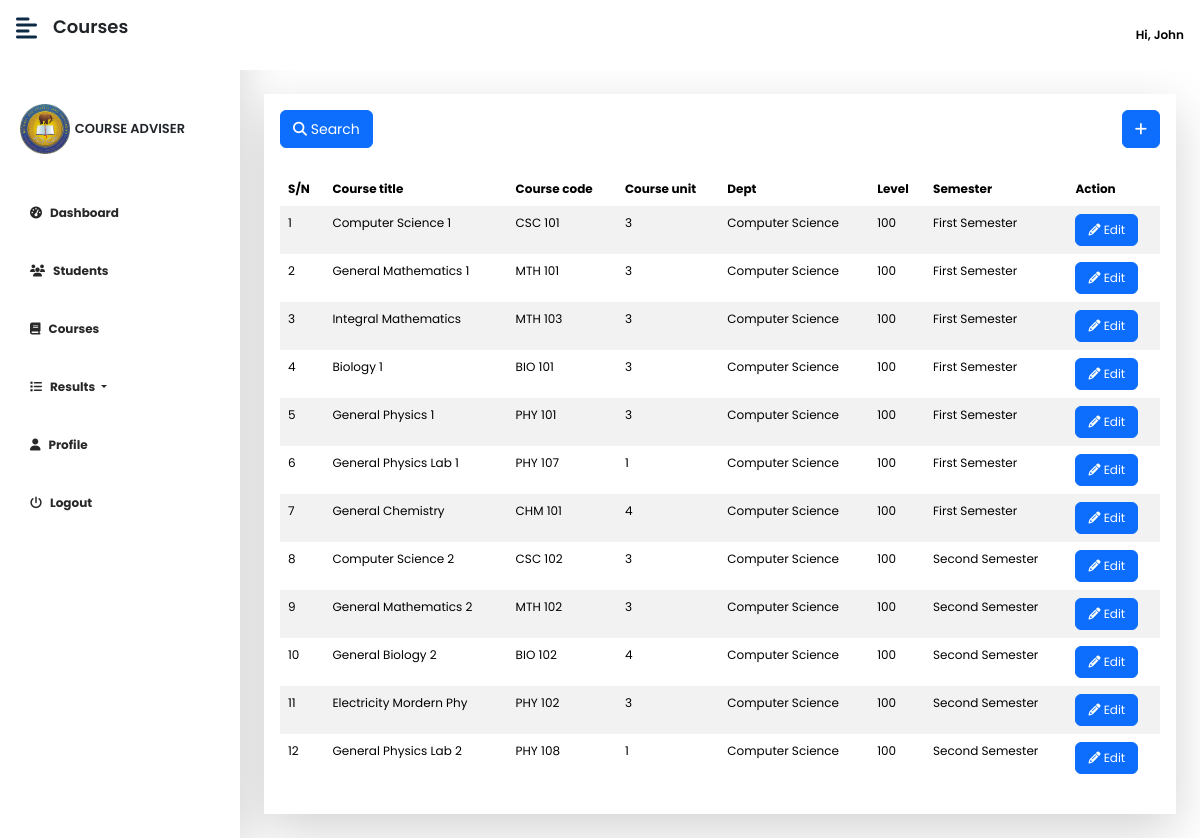
Screenshot of /course_adviser/view/courses (signed in) with the database file from the repository.
### tables this page shows
CREATE TABLE `course_advisor_tb` (
  `id` int(11) NOT NULL,
  `fname` text NOT NULL,
  `lname` text NOT NULL,
  `email` varchar(250) NOT NULL,
  `school_id` varchar(100) DEFAULT NULL,
  `faculty` varchar(200) NOT NULL,
  `password` longtext NOT NULL,
  `image` text DEFAULT NULL,
  `date` timestamp NOT NULL DEFAULT current_timestamp() ON UPDATE current_timestamp()
);

CREATE TABLE `courses_tb` (
  `id` int(11) NOT NULL,
  `course_title` varchar(200) NOT NULL,
  `course_code` varchar(100) NOT NULL,
  `course_unit` varchar(50) NOT NULL,
  `dept` varchar(200) NOT NULL,
  `faculty` varchar(200) NOT NULL,
  `level` varchar(100) NOT NULL,
  `semester` varchar(100) NOT NULL,
  `date` timestamp NOT NULL DEFAULT current_timestamp() ON UPDATE current_timestamp()
);

### course_adviser/view/courses.php (the view, shortened to what this page needs)
<?php
if(isset($_SESSION['courseAdvisorID'])) {
    require '../../configs/dbh.inc.php';
?>
<!DOCTYPE html>
<html lang="en">
<head>
    <?php include '../../includes/links&scripts.php'; ?>
</head>
<body >
<div class="d-flex" id="wrapper">
        <?php include 'includes/sidebar.php';?>
        <div id="page-content-wrapper">
        <nav class="navbar navbar-expand-lg navbar-light d-flex bg-white  fixed-top py-3 px-3" style="justify-content:space-between;">
               <div class="d-flex">
                    <div ><i class="fas fa-align-left fs-4 me-3"  style="color:#0d2a45ff;" id="menu-toggle"></i></div>
                    <div><p class="display-6" style="font-size: large;font-weight:600;">Courses</p></div>
               </div>
               <?php include 'includes/cousrseadvisornavbar.php';?>
            <div class="container-fluid px-4 py-4">
                <div class=" mt-3 shadow-lg " style="overflow:hidden">
                        <div class="p-3 bg-white   ">
                        <div>
                            <div class="d-flex" style="justify-content:space-between;">
                                <div><a href="#" class="btn btn-primary mb-4" style="color:#fff;" data-bs-toggle="modal" data-bs-target="#myModal"><small><i class="fa fa-search"></i> Search</small></a></div>
                                <div><a href="#" class="btn btn-primary mb-4" style="color:#fff;" data-bs-toggle="modal" data-bs-target="#courseAdd"><small><i class="fa fa-plus"></i></small></a></div>
                            </div>
                            <?php
                                $sql = "SELECT id, course_title, course_code, semester, course_unit, dept, level FROM courses_tb ORDER BY LEVEL, semester ASC";
                                $result = mysqli_query($con, $sql);
                                if(mysqli_num_rows($result) > 0) {
                                    $num = 1;
                            ?>
                            <div class="table-responsive">
                            <table class="table table-striped  table-borderless">
                                    <thead>
                                        <tr>
                                            <th scope="col">S/N</th>
                                            <th scope="col">Course title</th>
                                            <th scope="col">Course code</th>
                                            <th scope="col">Course unit</th>
                                            <th scope="col">Dept</th>
                                            <th scope="col">Level</th>
                                            <th scope="col">Semester</th>
                                            <th scope="col">Action</th>
                                        </tr>
                                    </thead>
                                    <tbody>
                                    <?php while($row = mysqli_fetch_assoc($result)) { ?>
                                            <tr>
                                        <td><?php echo $num++;?></td>
                                        <td><?php echo $row['course_title'];?></td>
                                        <td><?php echo $row['course_code'];?></td>
                                        <td><?php echo $row['course_unit'];?></td>
                                        <td><?php echo $row['dept'];?></td>
                                        <td><?php echo $row['level'];?></td>
                                        <td><?php echo $row['semester'];?></td>
                                        <td><a href="editcourse?id=<?php echo $row['id'];?>" class="btn btn-primary" style="font-size: 12px;"><i class="fa fa-pencil"></i> Edit</a></td>
                                    </tr>
                                    <?php } ?>
                                    </tbody>
                                    </table>
                                    </div>
                                <?php } else { ?>
                                    <div class="alert alert-danger" role="alert">
                                        Courses you added will show here
                                    </div>
                                <?php } ?>
                            </div>
                        </div>
                    </div>
                </div>
            </div>
        </div>
</body>
</html>
<?php } else {
    header("Location: index");
}
?>

### course_adviser/view/includes/cousrseadvisornavbar.php (shortened to what this page needs)
<?php
    $id = $_SESSION['courseAdvisorID'];
    $sql = "SELECT id, faculty, image, fname, lname, school_id, email FROM course_advisor_tb WHERE id = '{$id}'";
    $result = mysqli_query($con, $sql);
    $row = mysqli_fetch_assoc($result);
?>
<div class="d-flex" style="gap:1rem;align-items:center;">
                    <div>
                    <div class="dropdown">
                        <button id="dropbtn" onclick="dropdownFunction()" class="bg-white" style="font-weight:600"><i class="fa fa-user-o" style="font-size:large;"  ></i> Hi, <?php echo $row['fname'];?></button>
                    </div>
               </div>
            </nav>
            <br><br><br>

### assets/css/dashboard.css (style rules this page uses)
:root { --main-bg-color: #009d63!important; --main-text-color: #009d63!important; --second-text-color: #ffffff!important; --second-bg-color: #ffffff!important; }
#wrapper { overflow-x: hidden!important; background: #fff!important; }
#page-content-wrapper { min-width: 100vw!important; overflow-y: scroll!important; height: 100vh!important; }
#menu-toggle { cursor: pointer!important; }
@media (min-width: 768px) { #page-content-wrapper { min-width: 0!important; width: 100%!important; } }

### assets/css/main.css (style rules this page uses)
* { box-sizing: border-box; margin: 0; }
body { font-family: "Poppins", Sans-serif !important; transition: .5s; background-color: #fff !important; font-size: 12px !important; }
#dropbtn { padding: 0px; border: none; cursor: pointer; }
.dropdown { float: right; position: relative; display: inline-block; }

### rows the page displays
course_advisor_tb: fname "John"
courses_tb: course_title "Computer Science 1", course_code "CSC 101", course_unit "3", dept "Computer Science", level "100", semester "First Semester"
courses_tb: course_title "General Mathematics 1", course_code "MTH 101", course_unit "3", dept "Computer Science", level "100", semester "First Semester"
courses_tb: course_title "Integral Mathematics", course_code "MTH 103", course_unit "3", dept "Computer Science", level "100", semester "First Semester"
courses_tb: course_title "Biology 1", course_code "BIO 101", course_unit "3", dept "Computer Science", level "100", semester "First Semester"
courses_tb: course_title "General Physics 1", course_code "PHY 101", course_unit "3", dept "Computer Science", level "100", semester "First Semester"
courses_tb: course_title "General Physics Lab 1", course_code "PHY 107", course_unit "1", dept "Computer Science", level "100", semester "First Semester"
courses_tb: course_title "General Chemistry", course_code "CHM 101", course_unit "4", dept "Computer Science", level "100", semester "First Semester"
courses_tb: course_title "Computer Science 2", course_code "CSC 102", course_unit "3", dept "Computer Science", level "100", semester "Second Semester"
courses_tb: course_title "General Mathematics 2", course_code "MTH 102", course_unit "3", dept "Computer Science", level "100", semester "Second Semester"
courses_tb: course_title "General Biology 2", course_code "BIO 102", course_unit "4", dept "Computer Science", level "100", semester "Second Semester"
courses_tb: course_title "Electricity Mordern Phy", course_code "PHY 102", course_unit "3", dept "Computer Science", level "100", semester "Second Semester"
courses_tb: course_title "General Physics Lab 2", course_code "PHY 108", course_unit "1", dept "Computer Science", level "100", semester "Second Semester"
